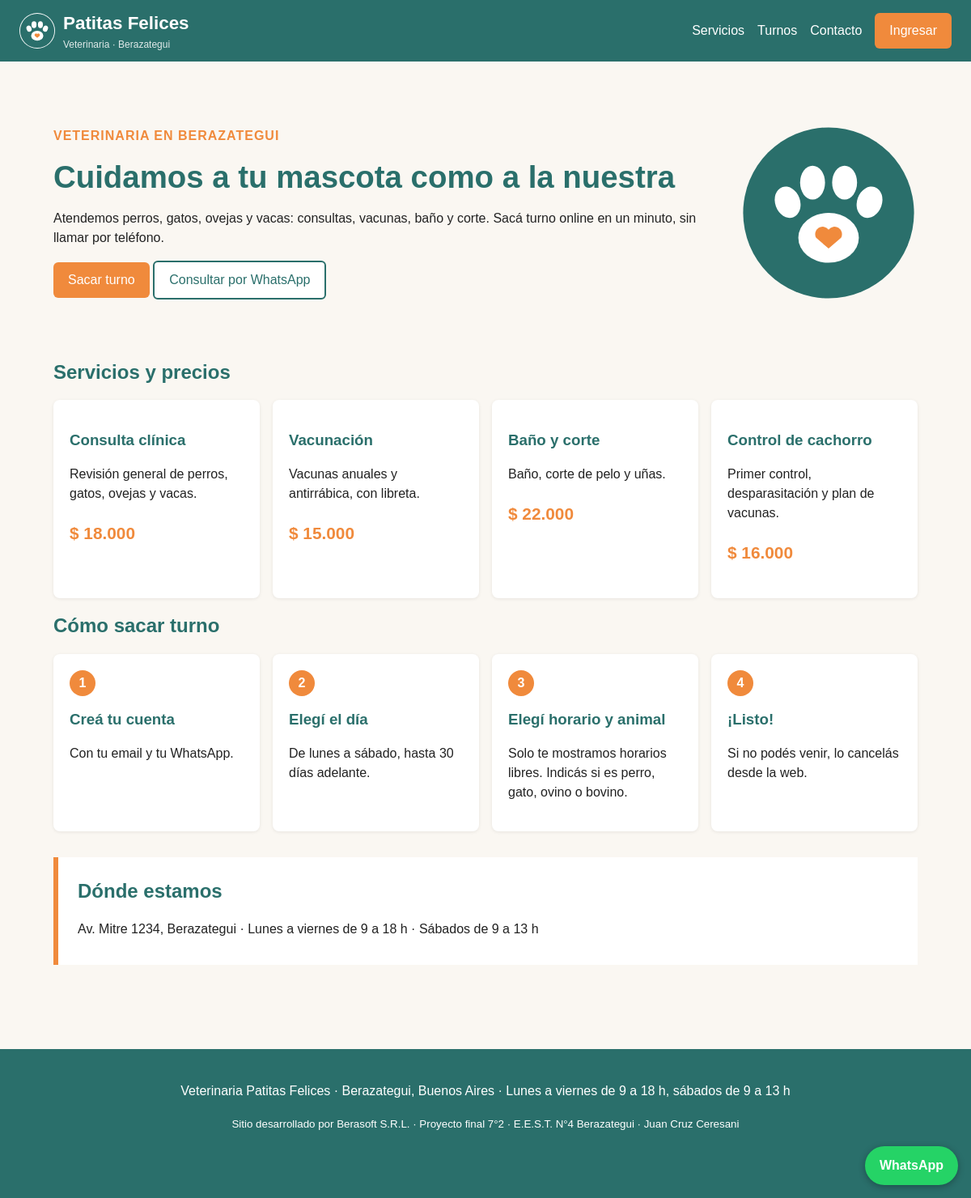
The page / on the database its author committed.
### tables this page shows
CREATE TABLE servicios (
  id      INT AUTO_INCREMENT PRIMARY KEY,
  nombre  VARCHAR(80)   NOT NULL,
  detalle VARCHAR(200)  NOT NULL,
  precio  DECIMAL(10,2) NOT NULL                
);

### inc/funciones.php (called while the page is built, shortened)
<?php
require __DIR__ . '/conexion.php';
function h($texto) {
    return htmlspecialchars((string)$texto, ENT_QUOTES, 'UTF-8');
}
function usuario_actual() {
    global $db;
    if (empty($_SESSION['uid'])) return null;
    $st = $db->prepare('SELECT * FROM usuarios WHERE id = ? AND activo = 1');
    $st->execute([$_SESSION['uid']]);
    return $st->fetch() ?: null;
}
function pesos($n) {
    return '$ ' . number_format((float)$n, 0, ',', '.');
}

### index.php (the view, shortened to what this page needs)
<?php
$raiz = '';
require 'inc/funciones.php';
$servicios = $db->query('SELECT * FROM servicios ORDER BY id')->fetchAll();
require 'inc/cabecera.php';
?>
<section class="portada">
  <div>
    <p class="etiqueta">Veterinaria en Berazategui</p>
    <h1>Cuidamos a tu mascota como a la nuestra</h1>
    <p>Atendemos perros, gatos, ovejas y vacas: consultas, vacunas, baño y corte. Sacá turno online en un minuto, sin llamar por teléfono.</p>
    <p>
      <a class="boton" href="turnos.php">Sacar turno</a>
      <a class="boton claro" href="https://wa.me/<?= WHATSAPP ?>">Consultar por WhatsApp</a>
    </p>
  </div>
  <img src="img/logo.svg" alt="Logo de Patitas Felices" class="portada-logo">
</section>
<section id="servicios">
  <h2>Servicios y precios</h2>
  <div class="grilla">
    <?php foreach ($servicios as $s): ?>
      <article class="tarjeta">
        <h3><?= h($s['nombre']) ?></h3>
        <p><?= h($s['detalle']) ?></p>
        <p class="precio"><?= pesos($s['precio']) ?></p>
      </article>
    <?php endforeach; ?>
  </div>
</section>
<section>
  <h2>Cómo sacar turno</h2>
  <div class="grilla">
    <article class="tarjeta"><span class="numero">1</span><h3>Creá tu cuenta</h3><p>Con tu email y tu WhatsApp.</p></article>
    <article class="tarjeta"><span class="numero">2</span><h3>Elegí el día</h3><p>De lunes a sábado, hasta 30 días adelante.</p></article>
    <article class="tarjeta"><span class="numero">3</span><h3>Elegí horario y animal</h3><p>Solo te mostramos horarios libres. Indicás si es perro, gato, ovino o bovino.</p></article>
    <article class="tarjeta"><span class="numero">4</span><h3>¡Listo!</h3><p>Si no podés venir, lo cancelás desde la web.</p></article>
  </div>
</section>
<section class="caso">
  <h2>Dónde estamos</h2>
  <p>Av. Mitre 1234, Berazategui · Lunes a viernes de 9 a 18 h · Sábados de 9 a 13 h</p>
</section>
<?php require 'inc/pie.php'; ?>

### inc/cabecera.php (shortened to what this page needs)
<?php
$yo = usuario_actual();
?>
<!DOCTYPE html>
<html lang="es">
<head>
  <link rel="stylesheet" href="<?= $raiz ?>css/estilos.css">
</head>
<body>
<header class="barra">
  <a class="marca" href="<?= $raiz ?>index.php">
    <img src="<?= $raiz ?>img/logo.svg" alt="">
    <span>Patitas Felices <small>Veterinaria · Berazategui</small></span>
  </a>
  <nav>
    <a href="<?= $raiz ?>index.php#servicios">Servicios</a>
    <a href="<?= $raiz ?>turnos.php">Turnos</a>
    <a href="<?= $raiz ?>contacto.php">Contacto</a>
    <?php if ($yo): ?>
      <?php if ($yo['rol'] === 'admin'): ?><a href="<?= $raiz ?>admin/index.php" class="boton">Administración</a><?php endif; ?>
      <a href="<?= $raiz ?>salir.php">Salir</a>
    <?php else: ?>
      <a href="<?= $raiz ?>ingresar.php" class="boton">Ingresar</a>
    <?php endif; ?>
  </nav>
</header>
<main>

### inc/pie.php
</main>
<footer class="pie">
  <p>Veterinaria Patitas Felices · Berazategui, Buenos Aires · Lunes a viernes de 9 a 18 h, sábados de 9 a 13 h</p>
  <p><small>Sitio desarrollado por Berasoft S.R.L. · Proyecto final 7°2 · E.E.S.T. N°4 Berazategui · Juan Cruz Ceresani</small></p>
</footer>
<a class="whatsapp" href="https://wa.me/<?= WHATSAPP ?>" title="Atención al cliente por WhatsApp">WhatsApp</a>
</body>
</html>

### css/estilos.css (style rules this page uses)
:root { --principal: #2a6f6b; --acento: #f08a3c; --fondo: #faf7f2; }
* { box-sizing: border-box; }
body { margin: 0; font-family: Arial, Helvetica, sans-serif; color: #222; background: var(--fondo); line-height: 1.5; }
a { color: var(--principal); }
main { max-width: 1100px; margin: 0 auto; padding: 24px 16px; }
h1, h2, h3 { color: var(--principal); line-height: 1.2; }
.barra { display: flex; flex-wrap: wrap; align-items: center; justify-content: space-between; gap: 12px; padding: 12px 24px; background: var(--principal); }
.barra a { color: #fff; text-decoration: none; }
.marca { display: flex; align-items: center; gap: 10px; font-size: 1.4rem; font-weight: bold; }
.marca img { width: 44px; height: 44px; background: #fff; border-radius: 50%; }
.marca small { display: block; font-size: .75rem; font-weight: normal; opacity: .85; }
.barra nav { display: flex; flex-wrap: wrap; align-items: center; gap: 16px; }
.boton { display: inline-block; padding: 10px 18px; border: 0; border-radius: 6px; cursor: pointer; background: var(--acento); color: #fff !important; font-size: 1rem; text-decoration: none; }
.boton.claro { background: #fff; color: var(--principal) !important; border: 2px solid var(--principal); }
.portada { display: flex; align-items: center; justify-content: space-between; gap: 32px; padding: 40px 0; }
.portada h1 { font-size: 2.4rem; margin: 8px 0 16px; }
.portada-logo { width: 220px; }
.etiqueta { color: var(--acento); font-weight: bold; text-transform: uppercase; letter-spacing: 1px; }
.caso { background: #fff; border-left: 6px solid var(--acento); padding: 8px 24px 16px; margin: 32px 0; }
.grilla { display: grid; grid-template-columns: repeat(auto-fit, minmax(230px, 1fr)); gap: 16px; }
.tarjeta { background: #fff; border-radius: 8px; padding: 20px; box-shadow: 0 1px 4px rgba(0, 0, 0, .08); }
.numero { display: inline-block; width: 32px; height: 32px; border-radius: 50%; text-align: center; line-height: 32px; background: var(--acento); color: #fff; font-weight: bold; }
.precio { font-size: 1.3rem; font-weight: bold; color: var(--acento); }
.pie { text-align: center; padding: 24px 16px 64px; background: var(--principal); color: #fff; margin-top: 48px; }
.whatsapp { position: fixed; right: 16px; bottom: 16px; padding: 12px 18px; border-radius: 30px; background: #25d366; color: #fff; font-weight: bold; text-decoration: none; box-shadow: 0 2px 8px rgba(0, 0, 0, .3); }

### rows shown on the page
servicios: nombre "Consulta clínica", detalle "Revisión general de perros, gatos, ovejas y vacas.", precio "$ 18.000"
servicios: nombre "Vacunación", detalle "Vacunas anuales y antirrábica, con libreta.", precio "$ 15.000"
servicios: nombre "Baño y corte", detalle "Baño, corte de pelo y uñas.", precio "$ 22.000"
servicios: nombre "Control de cachorro", detalle "Primer control, desparasitación y plan de vacunas.", precio "$ 16.000"
